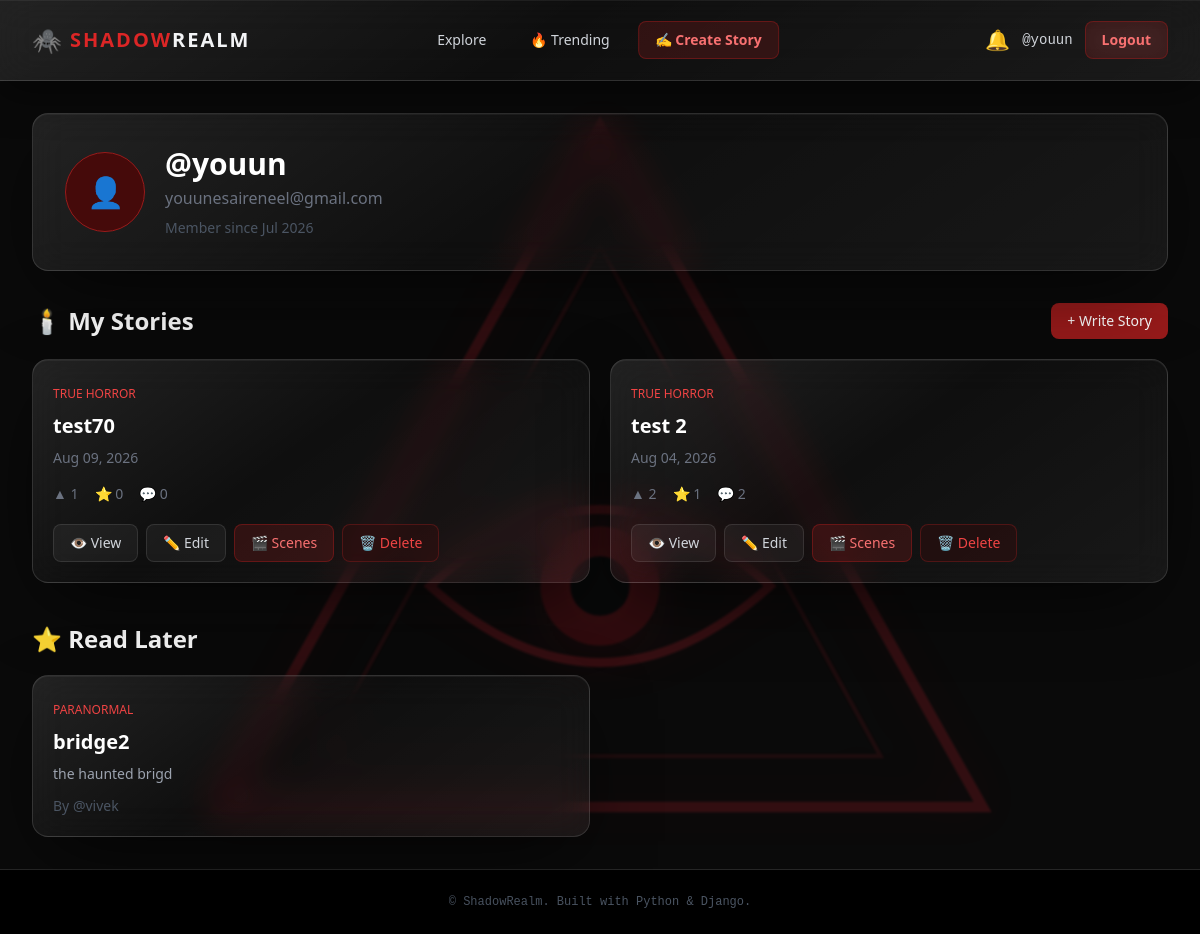
Screenshot of /profile/ (signed in) with the database file from the repository.
### SHADOW/models.py (models this page shows, shortened)
class Story(models.Model):
    STATUS_CHOICES = (
        ('draft', 'Draft'),
        ('published', 'Published'),
    )
    title = models.CharField(max_length=200)
    slug = models.SlugField(max_length=200, unique=True, blank=True)
    author = models.ForeignKey(User, on_delete=models.CASCADE, related_name='stories')
    category = models.ForeignKey(Category, on_delete=models.SET_NULL, null=True, related_name='stories')
    cover_image = models.ImageField(upload_to='story_covers/', blank=True, null=True)
    content = models.TextField(help_text="Main text of the horror story.")
    summary = models.CharField(max_length=300, help_text="Short teaser for card previews.")
    status = models.CharField(max_length=10, choices=STATUS_CHOICES, default='published')
    horror_mode = models.BooleanField(default=False)
    created_at = models.DateTimeField(auto_now_add=True)
    updated_at = models.DateTimeField(auto_now=True)
    upvotes = models.ManyToManyField(User, related_name='upvoted_stories', blank=True)
    favorites = models.ManyToManyField(User,related_name='favorite_stories',blank=True)
    class Meta:
        ordering = ['-created_at']
    def total_upvotes(self):
        return self.upvotes.count()
    def total_favorites(self):
        return self.favorites.count()

class Category(models.Model):
    name = models.CharField(max_length=100, unique=True)
    slug = models.SlugField(max_length=100, unique=True, blank=True)
    description = models.TextField(blank=True)
    class Meta:
        verbose_name_plural = "Categories"

### SHADOW/views.py (the view)
@login_required
def profile(request):
    my_stories = Story.objects.filter(
        author=request.user
    )
    favorite_stories = request.user.favorite_stories.filter(
        status='published'
    )
    return render(
        request,
        'profile.html',
        {
            'my_stories': my_stories,
            'favorite_stories': favorite_stories,
        }
    )

### SHADOW/context_processors.py (called while the page is built)
def notifications_context(request):
    if request.user.is_authenticated:
        unread_notifications = Notification.objects.filter(
            recipient=request.user,
            is_read=False
        ).count()
        return {
            'unread_notifications': unread_notifications
        }
    return {
        'unread_notifications': 0
    }

### templates/profile.html (shortened to what this page needs)
{% extends 'base.html' %}
{% block content %}
<div class="max-w-6xl mx-auto">
    <div class="glass-panel p-8 mb-8">
        <div class="flex flex-col sm:flex-row sm:items-center gap-5">
            <div class="w-20 h-20 rounded-full bg-red-950 border border-red-800 flex items-center justify-center">
                <span class="text-3xl">
                    👤
                </span>
            </div>
            <div>
                <h1 class="text-3xl font-bold text-white">
                    @{{ user.username }}
                </h1>
                <p class="text-gray-500 mt-1">
                    {{ user.email }}
                </p>
                <p class="text-gray-600 text-sm mt-2">
                    Member since {{ user.date_joined|date:"M Y" }}
                </p>
            </div>
        </div>
    </div>
<section class="mb-10">
    <div class="flex items-center justify-between mb-5">
        <h2 class="text-2xl font-bold text-white">
            🕯️ My Stories
        </h2>
        <a
            href="{% url 'create_story' %}"
            class="bg-red-800 hover:bg-red-700
                   text-white px-4 py-2
                   rounded-lg text-sm"
        >
            + Write Story
        </a>
    </div>
    {% if my_stories %}
        <div class="grid grid-cols-1 md:grid-cols-2 gap-5">
            {% for story in my_stories %}
                <div class="glass-panel p-5">
                    <a
                        href="{% url 'story_detail' story.slug %}"
                        class="block hover:text-red-500"
                    >
                        <span class="text-red-500 text-xs uppercase">
                            {{ story.category.name|default:"Uncategorized" }}
                        </span>
                        <h3 class="text-xl font-bold text-white mt-2">
                            {{ story.title }}
                        </h3>
                        <p class="text-gray-500 text-sm mt-2">
                            {{ story.created_at|date:"M d, Y" }}
                        </p>
                        <div class="mt-4 flex gap-4 text-sm text-gray-500">
                            <span>
                                ▲ {{ story.total_upvotes }}
                            </span>
                            <span>
                                ⭐ {{ story.total_favorites }}
                            </span>
                            <span>
                                💬 {{ story.comments.count }}
                            </span>
                        </div>
                    </a>
                    <div class="mt-5 flex flex-wrap gap-2">
                        <a
                            href="{% url 'story_detail' story.slug %}"
                            class="px-4 py-2 rounded-lg
                                   bg-white/5
                                   border border-white/10
                                   text-gray-300
                                   hover:bg-white/10
                                   text-sm
                                   transition"
                        >
                            👁 View
                        </a>
                        <a
                            href="{% url 'edit_story' story.id %}"
                            class="px-4 py-2 rounded-lg
                                   bg-white/5
                                   border border-white/10
                                   text-gray-300
                                   hover:text-red-400
                                   hover:bg-white/10
                                   text-sm
                                   transition"
                        >
                            ✏️ Edit
                        </a>
                        <a
                            href="{% url 'manage_scenes' story.id %}"
                            class="px-4 py-2 rounded-lg
                                   bg-red-900/30
                                   border border-red-800/50
                                   text-red-400
                                   hover:bg-red-900/50
                                   text-sm
                                   transition"
                        >
                            🎬 Scenes
                        </a>
                        <a
                            href="{% url 'delete_story' story.id %}"
                            class="px-4 py-2 rounded-lg
                                   bg-red-950/30
                                   border border-red-900/50
                                   text-red-500
                                   hover:bg-red-950/60
                                   text-sm
                                   transition"
                        >
                            🗑 Delete
                        </a>
                    </div>
                </div>
            {% endfor %}
        </div>
    {% endif %}
</section>
    <section>
        <h2 class="text-2xl font-bold text-white mb-5">
            ⭐ Read Later
        </h2>
        {% if favorite_stories %}
            <div class="grid grid-cols-1 md:grid-cols-2 gap-5">
                {% for story in favorite_stories %}
                <a href="{% url 'story_detail' story.slug %}"
                                class="hover:text-red-500">
                    <div class="glass-panel p-5">
                        <span class="text-red-500 text-xs uppercase">
                            {{ story.category.name|default:"Uncategorized" }}
                        </span>
                        <h3 class="text-xl font-bold text-white mt-2">
                                {{ story.title }}
                        </h3>
                        <p class="text-gray-400 text-sm mt-2">
                            {{ story.summary }}
                        </p>
                        <p class="text-gray-600 text-sm mt-3">
                            By @{{ story.author.username }}
                        </p>
                    </div>
                </a>
                {% endfor %}
            </div>
        {% endif %}
    </section>
</div>
{% endblock %}

### templates/base.html (shortened to what this page needs)
<!DOCTYPE html>
<html lang="en" class="h-full bg-black">
<head>
    <script src="https://cdn.tailwindcss.com"></script>
</head>
<body class="bg-realm-dark text-gray-300 font-sans min-h-screen flex flex-col antialiased">
    <div class="home-triangle" aria-hidden="true">
    </div>
    <nav class="navbar-glass sticky top-0 z-50">
        <div class="max-w-7xl mx-auto px-4 sm:px-6 lg:px-8">
            <div class="h-20 flex items-center justify-between relative">
                <div class="flex-shrink-0">
                    <a href="{% url 'home' %}"
                    class="flex items-center gap-2 group">
                        <span class="text-2xl">
                            🕷️
                        </span>
                        <span class="text-xl font-black tracking-widest
                                    text-red-600 group-hover:text-red-500
                                    uppercase transition">
                            Shadow<span class="text-gray-100">Realm</span>
                        </span>
                    </a>
                </div>
                <div class="absolute left-1/2 transform -translate-x-1/2
                            flex items-center gap-3">
                    <a href="{% url 'home' %}"
                    class="px-4 py-2 rounded-lg
                            text-sm font-medium
                            text-gray-300
                            hover:text-white
                            hover:bg-white/5
                            transition">
                        Explore
                    </a>
                    <a href="{% url 'trending' %}"
                    class="px-4 py-2 rounded-lg
                            text-sm font-medium
                            text-gray-300
                            hover:text-red-400
                            hover:bg-white/5
                            transition">
                        🔥 Trending
                    </a>
                    {% if user.is_authenticated %}
                        <a href="{% url 'create_story' %}"
                        class="px-4 py-2 rounded-lg
                                bg-red-900/30
                                border border-red-800/50
                                text-red-400
                                text-sm font-semibold
                                hover:bg-red-900/50
                                hover:text-red-300
                                transition">
                            ✍️ Create Story
                        </a>
                    {% endif %}
                </div>
                <div class="flex items-center gap-3 ml-auto">
                    {% if user.is_authenticated %}
                        <a href="{% url 'notifications' %}"
                        class="relative text-xl text-gray-300
                                hover:text-red-500 transition-colors">
                            🔔
                        </a>
                        <a href="{% url 'profile' %}"
                        class="text-sm font-mono
                                text-gray-300
                                hover:text-red-400
                                transition">
                            @{{ user.username }}
                        </a>
                        <a href="{% url 'logout' %}"
                        class="px-4 py-2 rounded-lg
                                bg-red-900/30
                                border border-red-800/50
                                text-red-400
                                text-sm font-semibold
                                backdrop-blur-md
                                hover:bg-red-900/60
                                hover:border-red-700
                                hover:text-red-300
                                transition">
                            Logout
                        </a>
                    {% endif %}
                </div>
            </div>
        </div>
    </nav>
    <main class="flex-grow max-w-7xl w-full mx-auto px-4 sm:px-6 lg:px-8 py-8">
        {% block content %}{% endblock %}
    </main>
    <footer class="bg-black border-t border-realm-border mt-auto py-6">
        <div class="max-w-7xl mx-auto px-4 text-center">
            <p class="text-xs text-gray-600 font-mono">
                &copy; {{ now|date:"Y" }} ShadowRealm. Built with Python & Django.
            </p>
        </div>
    </footer>
</body>
</html>

### templates/base.html (style rules this page uses)
main { position: relative; z-index: 1; }
.navbar-glass { position: relative; overflow: hidden; z-index: 50; background: linear-gradient( 145deg, rgba(255,255,255,0.10), rgba(255,255,255,0.025) 45%, rgba(255,255,255,0.07) ); backdrop-filter: blur(18px) saturate(130%); -webkit-backdrop-filter: blur(18px) saturate(130%); border-bottom: 1px solid rgba(255,255,255,0.14); box-shadow: 0 10px 40px rgba(0,0,0,0.5), inset 0 1px rgba(255,255,255,0.06); }
.home-triangle { position: fixed; width: min(850px, 75vw); height: min(850px, 75vw); left: 50%; top: 50%; transform: translate(-50%, -50%); color: #ff2a3a; opacity: 0.18; pointer-events: none; filter: blur(1px) drop-shadow(0 0 25px rgba(255,42,58,0.45)); z-index: 0; }
.home-triangle svg { width: 100%; height: 100%; }
.glass-panel { background: linear-gradient( 145deg, rgba(255,255,255,0.10), rgba(255,255,255,0.025) 45%, rgba(255,255,255,0.06) ); backdrop-filter: blur(18px) saturate(125%); -webkit-backdrop-filter: blur(18px) saturate(125%); border: 1px solid rgba(255,255,255,0.13); box-shadow: 0 24px 80px -20px rgba(0,0,0,0.8), inset 0 1px rgba(255,255,255,0.05); border-radius: 1rem; }

### rows the page displays
Story: category.name "TRUE HORROR", title "test70", created_at "Aug 09, 2026", total_upvotes "1", total_favorites "0", comments.count "0"
Story: category.name "TRUE HORROR", title "test 2", created_at "Aug 04, 2026", total_upvotes "2", total_favorites "1", comments.count "2"
Story: category.name "PARANORMAL", title "bridge2", summary "the haunted brigd", author.username "vivek"

### other values shown
{{ user.username }} "youun"
{{ user.email }} "youunesaireneel@gmail.com"
{{ user.date_joined|date:"M Y" }} "Jul 2026"
